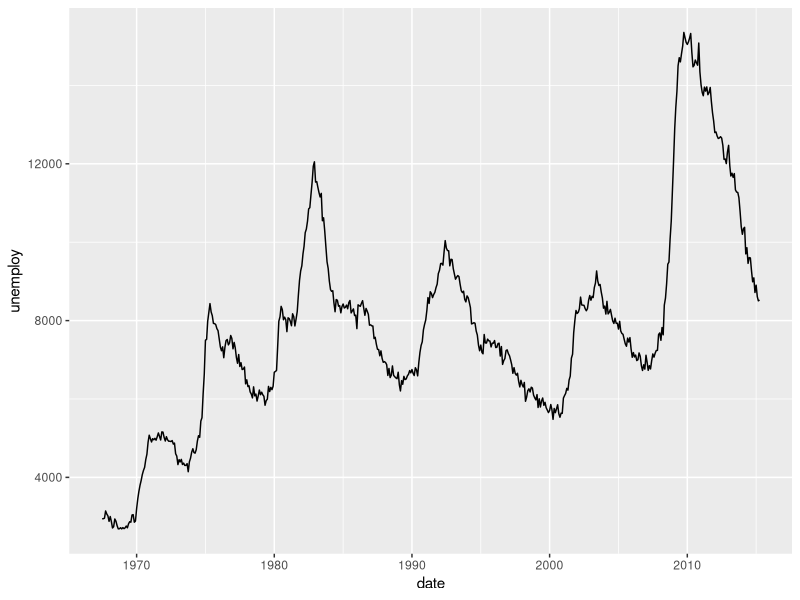
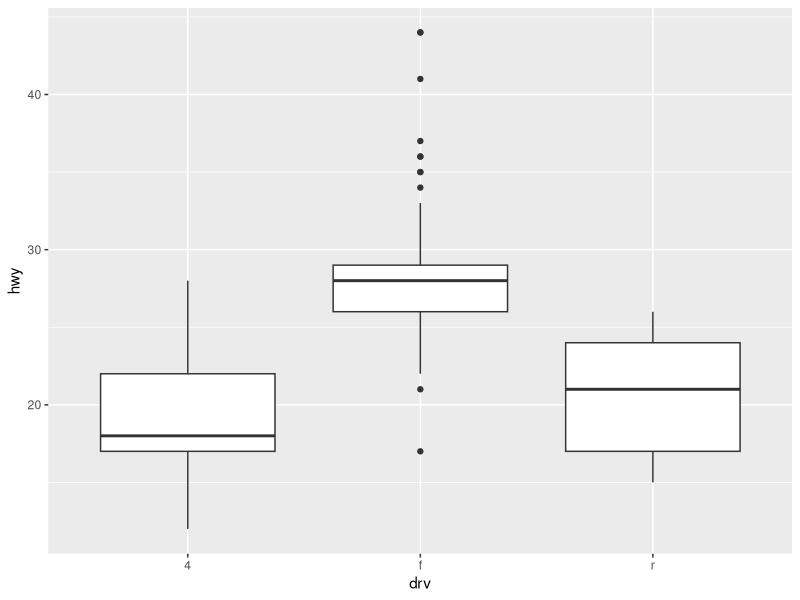

The R source for these figures, in order:
#선 그래프 - 시간에 따라 달라지는 데이터 표현하기
# 시계열 데이

library(ggplot2)

ggplot(data = economics, aes(x = date, y = unemploy)) + geom_line()


#08-5
#상자그림 - 집단 간 분포 차이 표현하기

ggplot(data = mpg, aes(x = drv, y = hwy)) + geom_boxplot()